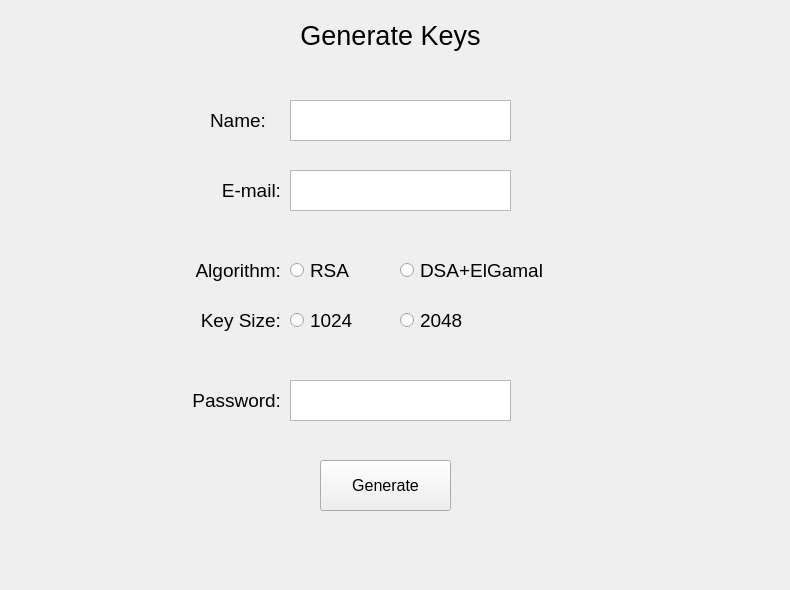
    <widget class="QWidget" name="generateKeysTab">
     <attribute name="title">
      <string>Generate Keys</string>
     </attribute>
     <widget class="QLabel" name="generateNameLabel">
      <property name="geometry">
       <rect>
        <x>210</x>
        <y>100</y>
        <width>71</width>
        <height>41</height>
       </rect>
      </property>
      <property name="font">
       <font>
        <family>Arial</family>
        <pointsize>14</pointsize>
        <weight>50</weight>
        <italic>false</italic>
        <bold>false</bold>
        <underline>false</underline>
        <kerning>true</kerning>
       </font>
      </property>
      <property name="styleSheet">
       <string notr="true"/>
      </property>
      <property name="text">
       <string>Name:</string>
      </property>
     </widget>
     <widget class="QLabel" name="generateEmailLabel">
      <property name="geometry">
       <rect>
        <x>200</x>
        <y>170</y>
        <width>81</width>
        <height>41</height>
       </rect>
      </property>
      <property name="font">
       <font>
        <family>Arial</family>
        <pointsize>14</pointsize>
        <weight>50</weight>
        <italic>false</italic>
        <bold>false</bold>
        <underline>false</underline>
        <kerning>true</kerning>
       </font>
      </property>
      <property name="text">
       <string>E-mail:</string>
      </property>
      <property name="alignment">
       <set>Qt::AlignRight|Qt::AlignTrailing|Qt::AlignVCenter</set>
      </property>
     </widget>
     <widget class="QLabel" name="generateAlgorithmLabel">
      <property name="geometry">
       <rect>
        <x>180</x>
        <y>250</y>
        <width>101</width>
        <height>41</height>
       </rect>
      </property>
      <property name="font">
       <font>
        <family>Arial</family>
        <pointsize>14</pointsize>
        <weight>50</weight>
        <italic>false</italic>
        <bold>false</bold>
        <underline>false</underline>
        <kerning>true</kerning>
       </font>
      </property>
      <property name="layoutDirection">
       <enum>Qt::LeftToRight</enum>
      </property>
      <property name="text">
       <string>Algorithm:</string>
      </property>
      <property name="alignment">
       <set>Qt::AlignRight|Qt::AlignTrailing|Qt::AlignVCenter</set>
      </property>
     </widget>
     <widget class="QRadioButton" name="generateRSARadioButton">
      <property name="geometry">
       <rect>
        <x>290</x>
        <y>250</y>
        <width>81</width>
        <height>41</height>
       </rect>
      </property>
      <property name="font">
       <font>
        <pointsize>14</pointsize>
        <weight>50</weight>
        <italic>false</italic>
        <bold>false</bold>
        <underline>false</underline>
        <kerning>true</kerning>
       </font>
      </property>
      <property name="text">
       <string>RSA</string>
      </property>
      <attribute name="buttonGroup">
       <string notr="true">algorithmGroup</string>
      </attribute>
     </widget>
     <widget class="QRadioButton" name="generateDSAElGamalRadioButton">
      <property name="geometry">
       <rect>
        <x>400</x>
        <y>250</y>
        <width>191</width>
        <height>41</height>
       </rect>
      </property>
      <property name="font">
       <font>
        <pointsize>14</pointsize>
        <weight>50</weight>
        <italic>false</italic>
        <bold>false</bold>
        <underline>false</underline>
        <kerning>true</kerning>
       </font>
      </property>
      <property name="text">
       <string>DSA+ElGamal</string>
      </property>
      <attribute name="buttonGroup">
       <string notr="true">algorithmGroup</string>
      </attribute>
     </widget>
     <widget class="QLabel" name="generateKeySizeLabel">
      <property name="geometry">
       <rect>
        <x>180</x>
        <y>300</y>
        <width>101</width>
        <height>41</height>
       </rect>
      </property>
      <property name="font">
       <font>
        <family>Arial</family>
        <pointsize>14</pointsize>
        <weight>50</weight>
        <italic>false</italic>
        <bold>false</bold>
        <underline>false</underline>
        <kerning>true</kerning>
       </font>
      </property>
      <property name="text">
       <string>Key Size:</string>
      </property>
      <property name="alignment">
       <set>Qt::AlignRight|Qt::AlignTrailing|Qt::AlignVCenter</set>
      </property>
     </widget>
     <widget class="QRadioButton" name="generateKeysize2048RadioButton">
      <property name="geometry">
       <rect>
        <x>400</x>
        <y>300</y>
        <width>101</width>
        <height>41</height>
       </rect>
      </property>
      <property name="font">
       <font>
        <pointsize>14</pointsize>
        <weight>50</weight>
        <italic>false</italic>
        <bold>false</bold>
        <underline>false</underline>
        <kerning>true</kerning>
       </font>
      </property>
      <property name="text">
       <string>2048</string>
      </property>
      <attribute name="buttonGroup">
       <string notr="true">keySizeGroup</string>
      </attribute>
     </widget>
     <widget class="QRadioButton" name="generateKeySize1024RadioButton">
      <property name="geometry">
       <rect>
        <x>290</x>
        <y>300</y>
        <width>81</width>
        <height>41</height>
       </rect>
      </property>
      <property name="font">
       <font>
        <pointsize>14</pointsize>
        <weight>50</weight>
        <italic>false</italic>
        <bold>false</bold>
        <underline>false</underline>
        <kerning>true</kerning>
       </font>
      </property>
      <property name="text">
       <string>1024</string>
      </property>
      <attribute name="buttonGroup">
       <string notr="true">keySizeGroup</string>
      </attribute>
     </widget>
     <widget class="QLabel" name="generatePasswordLabel">
      <property name="geometry">
       <rect>
        <x>170</x>
        <y>380</y>
        <width>111</width>
        <height>41</height>
       </rect>
      </property>
      <property name="font">
       <font>
        <family>Arial</family>
        <pointsize>14</pointsize>
        <weight>50</weight>
        <italic>false</italic>
        <bold>false</bold>
        <underline>false</underline>
        <kerning>true</kerning>
       </font>
      </property>
      <property name="text">
       <string>Password:</string>
      </property>
      <property name="alignment">
       <set>Qt::AlignRight|Qt::AlignTrailing|Qt::AlignVCenter</set>
      </property>
     </widget>
     <widget class="QPushButton" name="generateButton">
      <property name="geometry">
       <rect>
        <x>320</x>
        <y>460</y>
        <width>131</width>
        <height>51</height>
       </rect>
      </property>
      <property name="font">
       <font>
        <family>Arial</family>
        <pointsize>12</pointsize>
        <weight>50</weight>
        <italic>false</italic>
        <bold>false</bold>
        <underline>false</underline>
        <kerning>true</kerning>
       </font>
      </property>
      <property name="styleSheet">
       <string notr="true"/>
      </property>
      <property name="text">
       <string>Generate</string>
      </property>
     </widget>
     <widget class="QTextEdit" name="generatePasswordInputText">
      <property name="geometry">
       <rect>
        <x>290</x>
        <y>380</y>
        <width>221</width>
        <height>41</height>
       </rect>
      </property>
      <property name="font">
       <font>
        <pointsize>12</pointsize>
        <weight>50</weight>
        <italic>false</italic>
        <bold>false</bold>
        <underline>false</underline>
        <kerning>true</kerning>
       </font>
      </property>
      <property name="styleSheet">
       <string notr="true"/>
      </property>
     </widget>
     <widget class="QTextEdit" name="generateNameInputText">
      <property name="geometry">
       <rect>
        <x>290</x>
        <y>100</y>
        <width>221</width>
        <height>41</height>
       </rect>
      </property>
      <property name="font">
       <font>
        <pointsize>12</pointsize>
        <weight>50</weight>
        <italic>false</italic>
        <bold>false</bold>
        <underline>false</underline>
        <kerning>true</kerning>
       </font>
      </property>
      <property name="styleSheet">
       <string notr="true"/>
      </property>
     </widget>
     <widget class="QTextEdit" name="generateEmailInputText">
      <property name="geometry">
       <rect>
        <x>290</x>
        <y>170</y>
        <width>221</width>
        <height>41</height>
       </rect>
      </property>
      <property name="font">
       <font>
        <pointsize>12</pointsize>
        <weight>50</weight>
        <italic>false</italic>
        <bold>false</bold>
        <underline>false</underline>
        <kerning>true</kerning>
       </font>
      </property>
      <property name="styleSheet">
       <string notr="true"/>
      </property>
     </widget>
     <widget class="QLabel" name="generateKeysLabel">
      <property name="geometry">
       <rect>
        <x>0</x>
        <y>10</y>
        <width>781</width>
        <height>51</height>
       </rect>
      </property>
      <property name="font">
       <font>
        <pointsize>20</pointsize>
       </font>
      </property>
      <property name="styleSheet">
       <string notr="true"/>
      </property>
      <property name="text">
       <string>Generate Keys</string>
      </property>
      <property name="alignment">
       <set>Qt::AlignCenter</set>
      </property>
     </widget>
     <widget class="QLabel" name="generateErrorLabel">
      <property name="geometry">
       <rect>
        <x>0</x>
        <y>540</y>
        <width>781</width>
        <height>41</height>
       </rect>
      </property>
      <property name="font">
       <font>
        <family>Arial</family>
        <pointsize>14</pointsize>
       </font>
      </property>
      <property name="text">
       <string/>
      </property>
      <property name="alignment">
       <set>Qt::AlignCenter</set>
      </property>
     </widget>
    </widget>
